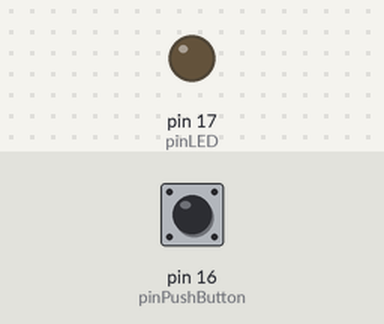
Recording of a sketch running on a simulated Arduino Uno, built with avr-gcc and run on an emulated ATmega328P. Parts: output pins drawn as LEDs (lit = HIGH). Inputs (shaded band) come from the test bench; at power-on: pin 16 (pinPushButton) LOW.

Above: at 1.2 s.
1.3 s: pin 16 (pinPushButton) pulled HIGH for 0.15 s
At 1.37 s:
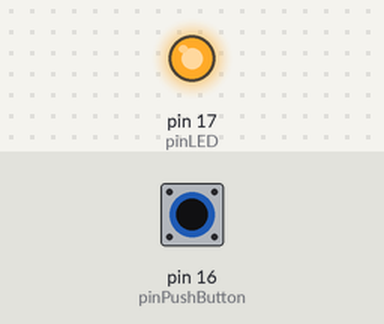
2.9 s: pin 16 (pinPushButton) pulled HIGH for 3.2 s
At 6.9 s:
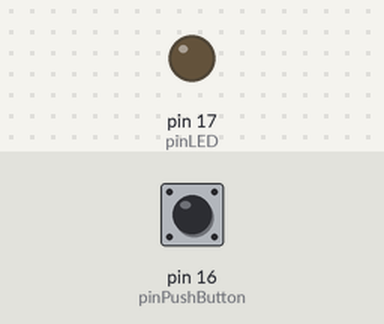
Timing chart, 0 to 8.4 s (numbered marks = the images above; inputs shaded):
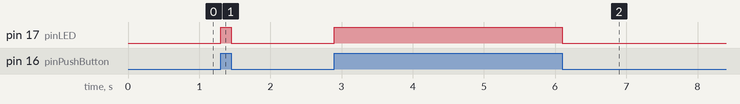

The sketch:

PushButton_LED.ino
```cpp
const int pinLED = 17;
const int pinPushButton = 16;

void setup() {
  pinMode(pinLED,OUTPUT);
  pinMode(pinPushButton,INPUT);
}

void loop() {
  int state_push_button = digitalRead(pinPushButton);
  if(state_push_button == HIGH)
  {
    digitalWrite(pinLED,HIGH);
  }
  else
  {
    digitalWrite(pinLED,LOW);
  }
}
```

Measured:
- after the input at 1.3 s, pin 17 (pinLED): LOW → HIGH at once, → LOW 0.15 s later
- after the input at 2.9 s, pin 17 (pinLED): LOW → HIGH at once, → LOW 3.2 s later
